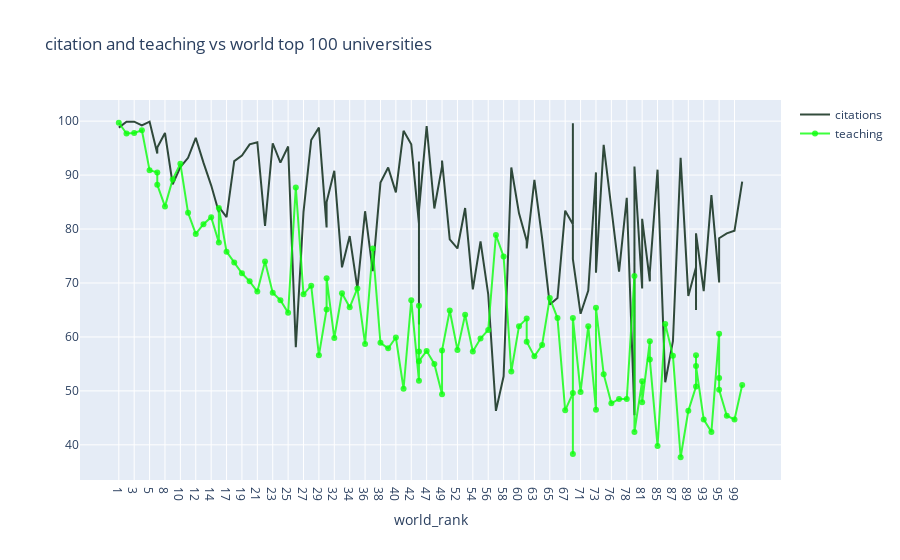

The code cell stored with this chart in its notebook:
### Code cell
iplot(fig)

### Figure 1 — Plotly figure (JSON) as saved in the notebook; plotly's stock layout.template omitted (floating-point values rounded to 4 significant figures)
{"data": [{"marker": {"color": "rgba(1,32,12,0.8)"}, "mode": "lines", "name": "citations", "text": ["Harvard University", "California Institute of Technology", "Massachusetts Institute of Technology", "Stanford University", "Princeton University", "University of Cambridge", "University of Oxford", "University of California, Berkeley", "Imperial College London", "Yale University", "University of California, Los Angeles", "University of Chicago", "Johns Hopkins University", "Cornell University", "ETH Zurich – Swiss Federal Institute of Technology Zurich", "University of Michigan", "University of Toronto", "Columbia University", "University of Pennsylvania", "Carnegie Mellon University", "University of Hong Kong", "University College London", "University of Washington", "Duke University", "Northwestern University", "University of Tokyo", "Georgia Institute of Technology", "Pohang University of Science and Technology", "University of California, Santa Barbara", "University of British Columbia", "University of North Carolina at Chapel Hill", "University of California, San Diego", "University of Illinois at Urbana-Champaign", "National University of Singapore", "McGill University", "University of Melbourne", "Peking University", "Washington University in St Louis", "École Polytechnique", "University of Edinburgh", "Hong Kong University of Science and Technology", "École Normale Supérieure", "Australian National University", "Karolinska Institute", "University of Göttingen", "University of Wisconsin", "Rice University", "École Polytechnique Fédérale de Lausanne", "University of California, Irvine", "University of Science and Technology of China", "Vanderbilt University", "University of Minnesota", "Tufts University", "University of California, Davis", "Brown University", "University of Massachusetts", "Kyoto University", "Tsinghua University", "Boston University", "New York University", "Emory University", "LMU Munich", "University of Notre Dame", "University of Pittsburgh", "Case Western Reserve University", "Ohio State University", "University of Colorado Boulder", "University of Bristol", "University of California, Santa Cruz", "Yeshiva University", "University of Sydney", "University of Virginia", "University of Adelaide", "University of Southern California", "William & Mary", "Trinity College Dublin", "King’s College London", "Stony Brook University", "Korea Advanced Institute of Science and Technology (KAIST)", "University of Sussex", "The University of Queensland", "University of York", "Heidelberg University", "University of Utah", "Durham University", "London School of Economics and Political Science", "University of Manchester", "Royal Holloway, University of London", "Lund University", "University of Southampton", "University of Zurich", "Wake Forest University", "McMaster University", "University College Dublin", "George Washington University", "University of Arizona", "University of Basel", "University of Maryland, College Park", "Dartmouth College", "École Normale Supérieure de Lyon"], "type": "scatter", "x": ["1", "2", "3", "4", "5", "6", "6", "8", "9", "10", "11", "12", "13", "14", "15", "15", "17", "18", "19", "20", "21", "22", "23", "24", "25", "26", "27", "28", "29", "30", "30", "32", "33", "34", "35", "36", "37", "38", "39", "40", "41", "42", "43", "43", "43", "43", "47", "48", "49", "49", "51", "52", "53", "54", "55", "56", "57", "58", "59", "60", "61", "61", "63", "64", "65", "66", "67", "68", "68", "68", "71", "72", "73", "73", "75", "76", "77", "78", "79", "79", "81", "81", "83", "83", "85", "86", "87", "88", "89", "90", "90", "90", "93", "94", "95", "95", "95", "98", "99", "100"], "y": [98.8, 99.9, 99.9, 99.2, 99.9, 94, 95.1, 97.8, 88.3, 91.5, 93.2, 96.9, 92.3, 88.1, 83.1, 84.1, 82.2, 92.6, 93.6, 95.7, 96.1, 80.6, 95.9, 92.3, 95.3, 58.1, 83.2, 96.5, 98.8, 80.3, 85, 90.8, 72.9, 78.7, 69, 83.3, 72.2, 88.6, 91.4, 86.8, 98.2, 95.7, 81, 62.3, 92.5, 83.4, 99.1, 83.8, 91.6, 92.7, 78.1, 76.4, 83.9, 68.8, 77.7, 67.9, 46.3, 52.7, 91.4, 82.9, 77.8, 76.4, 89.1, 78.3, 66, 67.2, 83.4, 80.9, 99.6, 74.4, 64.3, 68.6, 90.5, 71.9, 95.6, 84.4, 72.1, 85.8, 45.5, 91.6, 69, 81.9, 70.3, 72, 91, 51.6, 59.2, 93.2, 67.6, 72.9, 65, 79.2, 68.5, 86.3, 70.2, 70.1, 78.3, 79.2, 79.7, 88.8]}, {"marker": {"color": "rgba(12,342,12,0.8)"}, "mode": "lines+markers", "name": "teaching", "text": ["Harvard University", "California Institute of Technology", "Massachusetts Institute of Technology", "Stanford University", "Princeton University", "University of Cambridge", "University of Oxford", "University of California, Berkeley", "Imperial College London", "Yale University", "University of California, Los Angeles", "University of Chicago", "Johns Hopkins University", "Cornell University", "ETH Zurich – Swiss Federal Institute of Technology Zurich", "University of Michigan", "University of Toronto", "Columbia University", "University of Pennsylvania", "Carnegie Mellon University", "University of Hong Kong", "University College London", "University of Washington", "Duke University", "Northwestern University", "University of Tokyo", "Georgia Institute of Technology", "Pohang University of Science and Technology", "University of California, Santa Barbara", "University of British Columbia", "University of North Carolina at Chapel Hill", "University of California, San Diego", "University of Illinois at Urbana-Champaign", "National University of Singapore", "McGill University", "University of Melbourne", "Peking University", "Washington University in St Louis", "École Polytechnique", "University of Edinburgh", "Hong Kong University of Science and Technology", "École Normale Supérieure", "Australian National University", "Karolinska Institute", "University of Göttingen", "University of Wisconsin", "Rice University", "École Polytechnique Fédérale de Lausanne", "University of California, Irvine", "University of Science and Technology of China", "Vanderbilt University", "University of Minnesota", "Tufts University", "University of California, Davis", "Brown University", "University of Massachusetts", "Kyoto University", "Tsinghua University", "Boston University", "New York University", "Emory University", "LMU Munich", "University of Notre Dame", "University of Pittsburgh", "Case Western Reserve University", "Ohio State University", "University of Colorado Boulder", "University of Bristol", "University of California, Santa Cruz", "Yeshiva University", "University of Sydney", "University of Virginia", "University of Adelaide", "University of Southern California", "William & Mary", "Trinity College Dublin", "King’s College London", "Stony Brook University", "Korea Advanced Institute of Science and Technology (KAIST)", "University of Sussex", "The University of Queensland", "University of York", "Heidelberg University", "University of Utah", "Durham University", "London School of Economics and Political Science", "University of Manchester", "Royal Holloway, University of London", "Lund University", "University of Southampton", "University of Zurich", "Wake Forest University", "McMaster University", "University College Dublin", "George Washington University", "University of Arizona", "University of Basel", "University of Maryland, College Park", "Dartmouth College", "École Normale Supérieure de Lyon"], "type": "scatter", "x": ["1", "2", "3", "4", "5", "6", "6", "8", "9", "10", "11", "12", "13", "14", "15", "15", "17", "18", "19", "20", "21", "22", "23", "24", "25", "26", "27", "28", "29", "30", "30", "32", "33", "34", "35", "36", "37", "38", "39", "40", "41", "42", "43", "43", "43", "43", "47", "48", "49", "49", "51", "52", "53", "54", "55", "56", "57", "58", "59", "60", "61", "61", "63", "64", "65", "66", "67", "68", "68", "68", "71", "72", "73", "73", "75", "76", "77", "78", "79", "79", "81", "81", "83", "83", "85", "86", "87", "88", "89", "90", "90", "90", "93", "94", "95", "95", "95", "98", "99", "100"], "y": [99.7, 97.7, 97.8, 98.3, 90.9, 90.5, 88.2, 84.2, 89.2, 92.1, 83, 79.1, 80.9, 82.2, 77.5, 83.9, 75.8, 73.8, 71.8, 70.3, 68.4, 74, 68.2, 66.8, 64.5, 87.7, 67.9, 69.5, 56.6, 65.1, 70.9, 59.8, 68.1, 65.5, 69, 58.7, 76.4, 58.9, 57.9, 59.9, 50.4, 66.8, 51.9, 65.8, 57.3, 55.5, 57.4, 55, 49.4, 57.5, 64.9, 57.6, 64.1, 57.3, 59.7, 61.3, 78.9, 74.9, 53.6, 62, 63.4, 59.1, 56.4, 58.5, 67.2, 63.5, 46.4, 49.6, 38.3, 63.5, 49.8, 62, 46.5, 65.4, 53.1, 47.7, 48.5, 48.5, 71.3, 42.4, 51.8, 47.9, 59.2, 55.8, 39.8, 62.4, 56.5, 37.7, 46.3, 50.8, 56.6, 54.6, 44.7, 42.4, 60.6, 52.4, 50.2, 45.4, 44.7, 51.1]}], "layout": {"title": {"text": "citation and teaching vs world top 100 universities"}, "xaxis": {"title": {"text": "world_rank"}}}}
